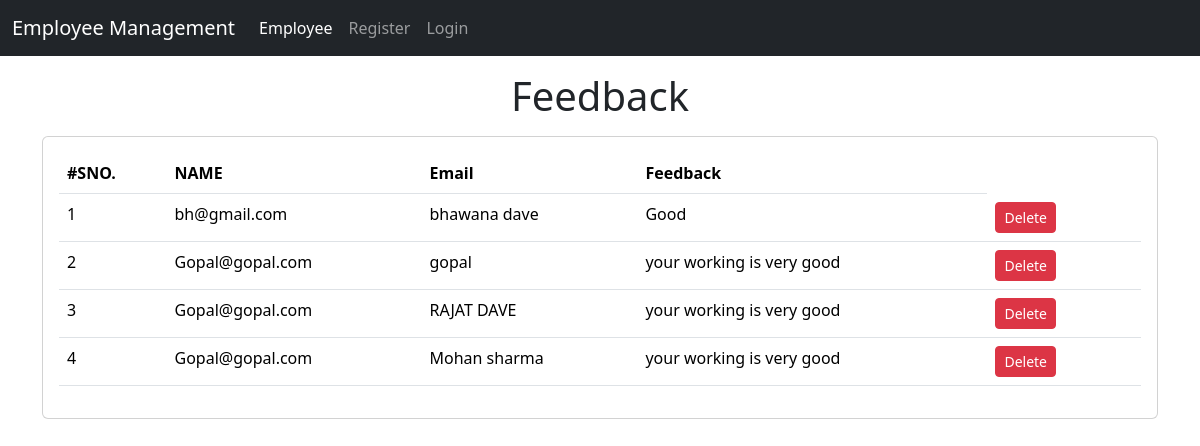
Page /emp/feedback/ on the committed database.
### emp/models.py (models this page shows, shortened)
class Feedback(models.Model):
    email=models.EmailField(max_length=200)
    name=models.CharField(max_length=100)
    feedback=models.TextField()

### emp/views.py (the view)
# urls.py: path('feedback/',feedback),
def feedback(request):
    forms=Feedback.objects.all()
    return render(request,'emp/feedback.html',{'form':forms})

### templates/emp/feedback.html (shortened to what this page needs)
{% extends 'base.html' %}
{% block content %}
     <h1 class="text-center my-3">Feedback</h1>
    <div class="container">
        <div class="row">
            <div class="col-md-12">
                <div class="card">
                    <div class="card-body">
                        <table class="table">
                            <thead>
                                <tr>
                                    <th>#SNO.</th>
                                    <th>NAME</th>
                                    <th>Email</th>
                                    <th>Feedback</th>
                                </tr>
                            </thead>
                            <tbody>
                                {% for f in form %}
                                    <tr>
                                        <td>{{ forloop.counter }}</td>
                                        <td>{{f.email}}</td>
                                        <td>{{f.name}}</td>
                                        <td>{{f.feedback}}</td>
                                        <td>
                                            <a href="/emp/delete-feedback/{{f.id}}"  class="btn btn-danger btn-sm">Delete</a>
                                        </td>
                                        <td> </td>
                                    </tr>
                                {% endfor %}
                            </tbody>
                        </table>
                    </div>
                </div>
            </div>
        </div>
    </div>
    {% endblock content %}

### rows in the picture
Feedback: email "bh@gmail.com", name "bhawana dave", feedback "Good"
Feedback: email "Gopal@gopal.com", name "gopal", feedback "your working is very good"
Feedback: email "Gopal@gopal.com", name "RAJAT DAVE", feedback "your working is very good"
Feedback: email "Gopal@gopal.com", name "Mohan sharma", feedback "your working is very good"
